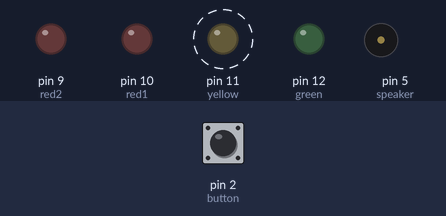
Bench run of a sketch on a simulated Arduino Uno, built with avr-gcc and run on an emulated ATmega328P. On the bench: output pins drawn as LEDs (lit = HIGH), buzzer (waves = sounding, pin HIGH). Dashed ring = blinking. The inputs (shaded band) are chosen by the test bench; at power-on: pin 2 (button) HIGH.

Above: at 16.2 s.
16.3 s: pin 2 (button) pulled LOW for 0.15 s
At 16.9 s:
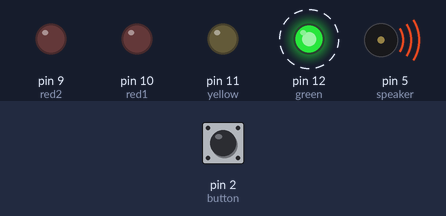
At 34.8 s:
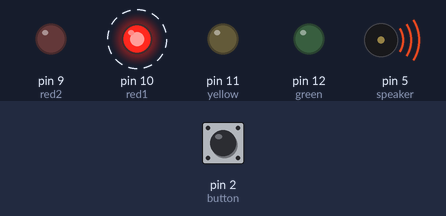
38.4 s: pin 2 (button) pulled LOW for 1 s
At 49.6 s:
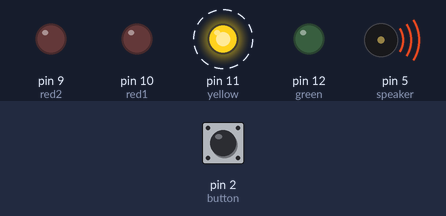
61.4 s: pin 2 (button) pulled LOW for 3.2 s
Timing chart, 0 to 94.5 s (numbered marks = the images above; inputs shaded):
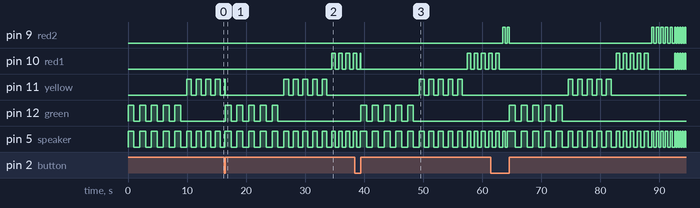

The sketch:

countdown_tinkercad_test.ino
```cpp
// C++ code
//
#define toggle(x) digitalWrite(x, !digitalRead(x));

//const
const int green = 12;
const int yellow = 11;
const int red1 = 10;
const int red2 = 9;
const int button = 2;
const int speaker = 5;

volatile int state = 0;

//debounce code
unsigned long int last_debounce_time = 0;
unsigned long int debounce_delay = 50;//increase if flickers

/*
unsigned long int current_debounce_time = millis();
if ((current_debounce_time - last_debounce_time) > debounce_delay){
	//stuff in here
}
last_debounce_time = current_debounce_time;
*/


const int maxtime = 30;//max time in sec
int max_ms = maxtime*1000; // max time in ms
int max_iter = maxtime*100;
unsigned long int start_of_timer = millis();//start of program


void setup()
{
   pinMode(green, OUTPUT);
  pinMode(yellow, OUTPUT);
  pinMode(red1, OUTPUT);
  pinMode(speaker, OUTPUT);
  pinMode(red2, OUTPUT);
  pinMode(button, INPUT_PULLUP);
  attachInterrupt(digitalPinToInterrupt(button), next, RISING);

}

//change value represents time between toggles.
int place_holder = 1;

void loop()
{
  switch(state){
    case 0:
    digitalWrite(green, 1);
    digitalWrite(yellow, 0);
    digitalWrite(red2, 0);
    digitalWrite(red1, 0);
    digitalWrite(speaker, 1);
    state = 1;
    //green
      //0.33*max_iter
      for (int t = 0; t < 10; t++){
        //delay between toggles
        for(int i = 0; i < max_iter*0.033; i++){//10 ms per iteration
          delay(10);
          if(state == 0)
            break;
        }
        if(state == 0)
            break;
        //toggle
        toggle(green);
        toggle(speaker);
      //
      }//end of green
      if(state == 0)
            break;
      //turn green off
      digitalWrite(green, 0);
      digitalWrite(speaker, 0);


    //yellow
      //0.27*max_iter
      for (int t = 0; t < 10; t++){
        //toggle
        toggle(yellow);
        toggle(speaker);
        //delay between toggles
        for(int i = 0; i < max_iter*0.027; i++){//10 ms per iteration
          delay(10);
          if(state == 0)
            break;
        }
        if(state == 0)
            break;


      //
      }//end of yellow
      if(state == 0)
            break;
      //turn yellow off
      digitalWrite(yellow, 0);
      digitalWrite(speaker, 0);

    //red1
      //0.20*max_iter
      for (int t = 0; t < 10; t++){
        //toggle
        toggle(red1);
        toggle(speaker);
        //delay between toggles
        for(int i = 0; i < max_iter*0.02; i++){//10 ms per iteration
          delay(10);
          if(state == 0)
            break;
        }
        if(state == 0)
            break;


      //
      }//end of red1
      if(state == 0)
            break;
      //turn red1 off
      digitalWrite(red1, 0);
      digitalWrite(speaker, 0);

    //red2
      //0.13*max_iter
      for (int t = 0; t < 10; t++){
        //toggle
        toggle(red2);
        toggle(speaker);
        //delay between toggles
        for(int i = 0; i < max_iter*0.013; i++){//10 ms per iteration
          delay(10);
          if(state == 0)
            break;
        }
        if(state == 0)
            break;


      //
      }//end of red2
      if(state == 0)
            break;
      //turn red2 off
      //digitalWrite(red2, 0);

    //red flash
      //0.07*max_iter
      for (int t = 0; t < 10; t++){//number of toggles
        //toggle
        toggle(red2);
        toggle(red1);
        toggle(speaker);
        //delay between toggles
        for(int i = 0; i < max_iter*0.007; i++){//10 ms per iteration
          delay(10);
          if(state == 0)
            break;
        }
        if(state == 0)
            break;
      //
      }//end of red flash
      if(state == 0)
            break;
      //turn red off
      digitalWrite(red2, 0);
      digitalWrite(red1, 0);
      digitalWrite(speaker, 0);

    int end_cycle1 [8] = { 12, 12, 11, 11, 10, 10, 9, 9};
    int end_cycle2 [8] = { 12, 11, 10, 9, 12, 11, 10, 9};

    //celebration
    for (int h = 0; h < 3; h++){
      for (int k = 0; k < 8; k++){//go through end cycle 1
        for(int i = 0; i < max_iter*0.01; i++){//10 ms per iteration
          delay(10);
          if(state == 0)
            break;
        }
        if(state == 0)
            break;
        //toggle
        toggle(end_cycle1[k]);
      }//end of celebration cycle 1
      if(state == 0)
        break;
    }
    if(state == 0)
      break;

    //celebration
    for (int h = 0; h < 3; h++){
      for (int k = 0; k < 8; k++){//go through end cycle 1
        for(int i = 0; i < max_iter*0.01; i++){//10 ms per iteration
          delay(10);
          if(state == 0)
            break;
        }
        if(state == 0)
            break;
        //toggle
        toggle(end_cycle2[k]);
      }//end of celebration cycle 1
      if(state == 0)
        break;
    }
    if(state == 0)
      break;


    default:
      //


      digitalWrite(green, 1);
      digitalWrite(yellow, 1);
      digitalWrite(red2, 1);
      digitalWrite(red1, 1);
      break;
  }
}

void next(){
  unsigned long int current_debounce_time = millis();
  if ((current_debounce_time - last_debounce_time) > debounce_delay){
      //stuff in here
    state = 0;
  }
  last_debounce_time = current_debounce_time;
};
```

Measured:
- after the input at 16.3 s, pin 9 (red2): stops changing and stays LOW
- after the input at 38.4 s, pin 9 (red2): stops changing and stays LOW
- by itself, pin 12 (green): alternates HIGH for 0.99 s and LOW for 0.99 s, 10 changes in all, then stays LOW
